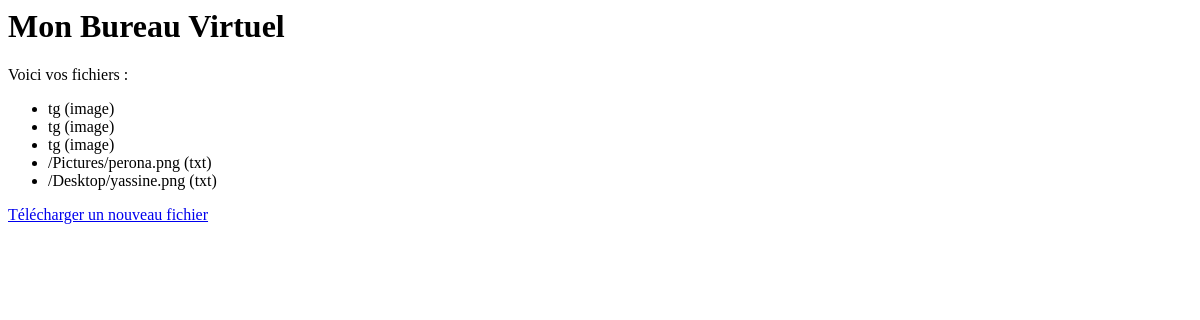
/files/ (signed in), run on an earlier commit of the app's database.
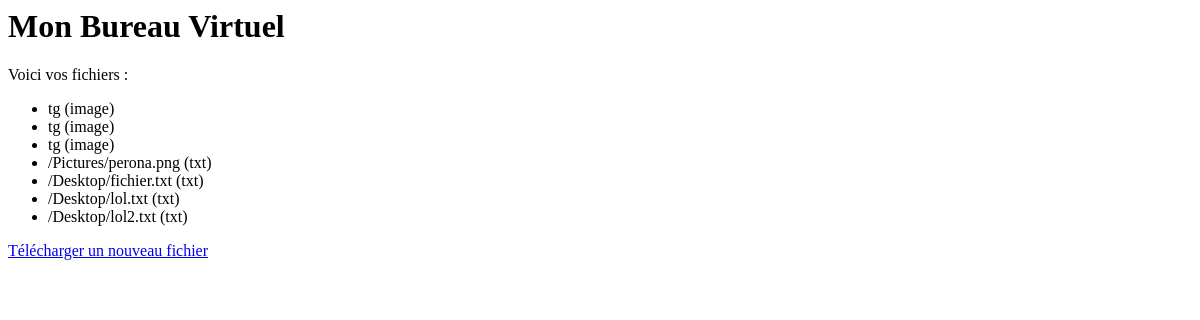
And on a later commit of the database.
### files/models.py (models this page shows, shortened)
class File(models.Model):
    name = models.CharField(max_length=255)
    file_type = models.CharField(max_length=50, choices=FILE_TYPE_CHOICES, default='txt')
    file_path = models.CharField(max_length=255, blank=True)
    user = models.ForeignKey(CustomUser, on_delete=models.CASCADE, related_name='files')
    file = models.FileField(upload_to=user_directory_path)

### files/views.py (the view)
# urls.py: path('', views.file_view, name='file_view'),  # Vue de l'explorateur de fichiers
@login_required
def file_view(request):
    files = File.objects.filter(user_id=request.user.id)  # Afficher uniquement les fichiers de l'utilisateur connecté
    return render(request, 'files/file_view.html', {'files': files})

### files/templates/files/file_view.html
{% block content %}
    <h1>Mon Bureau Virtuel</h1>
    <p>Voici vos fichiers :</p>
    <ul>
        {% for file in files %}
            <li>{{ file.name }} ({{ file.file_type }})</li>
        {% empty %}
            <li>Aucun fichier pour l'instant.</li>
        {% endfor %}
    </ul>
    <a href="{% url 'upload_file' %}">Télécharger un nouveau fichier</a>
{% endblock %}

What changed in the data, as far as the page shows it:
removed File: name "/Desktop/yassine.png", file_type "txt"
added File: name "/Desktop/fichier.txt", file_type "txt"
added File: name "/Desktop/lol.txt", file_type "txt"
added File: name "/Desktop/lol2.txt", file_type "txt"
